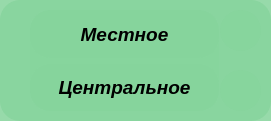
     <widget class="QFrame" name="frame_5">
      <property name="geometry">
       <rect>
        <x>930</x>
        <y>10</y>
        <width>271</width>
        <height>121</height>
       </rect>
      </property>
      <property name="styleSheet">
       <string notr="true">background-color: rgba(135, 212, 157,220); border-radius: 20</string>
      </property>
      <property name="frameShape">
       <enum>QFrame::StyledPanel</enum>
      </property>
      <property name="frameShadow">
       <enum>QFrame::Raised</enum>
      </property>
      <widget class="QLabel" name="label_44">
       <property name="geometry">
        <rect>
         <x>220</x>
         <y>10</y>
         <width>41</width>
         <height>41</height>
        </rect>
       </property>
       <property name="text">
        <string/>
       </property>
       <property name="pixmap">
        <pixmap resource="newprefix.qrc">:/newPrefix/png/blue-led-on.png</pixmap>
       </property>
       <property name="scaledContents">
        <bool>true</bool>
       </property>
      </widget>
      <widget class="QLabel" name="label_45">
       <property name="geometry">
        <rect>
         <x>220</x>
         <y>70</y>
         <width>41</width>
         <height>41</height>
        </rect>
       </property>
       <property name="text">
        <string/>
       </property>
       <property name="pixmap">
        <pixmap resource="newprefix.qrc">:/newPrefix/png/blue-led-on.png</pixmap>
       </property>
       <property name="scaledContents">
        <bool>true</bool>
       </property>
      </widget>
      <widget class="QWidget" name="layoutWidget">
       <property name="geometry">
        <rect>
         <x>30</x>
         <y>10</y>
         <width>189</width>
         <height>101</height>
        </rect>
       </property>
       <layout class="QVBoxLayout" name="verticalLayout_3">
        <item>
         <widget class="QLabel" name="label_42">
          <property name="font">
           <font>
            <family>Arial</family>
            <pointsize>14</pointsize>
            <weight>75</weight>
            <italic>true</italic>
            <bold>true</bold>
           </font>
          </property>
          <property name="styleSheet">
           <string notr="true">background-color: rgba(135, 212, 157,220); border-radius: 20</string>
          </property>
          <property name="text">
           <string>Местное</string>
          </property>
          <property name="alignment">
           <set>Qt::AlignCenter</set>
          </property>
         </widget>
        </item>
        <item>
         <widget class="QLabel" name="label_43">
          <property name="font">
           <font>
            <family>Arial</family>
            <pointsize>14</pointsize>
            <weight>75</weight>
            <italic>true</italic>
            <bold>true</bold>
           </font>
          </property>
          <property name="styleSheet">
           <string notr="true">background-color: rgba(135, 212, 157,220); border-radius: 20</string>
          </property>
          <property name="text">
           <string>Центральное</string>
          </property>
          <property name="alignment">
           <set>Qt::AlignCenter</set>
          </property>
         </widget>
        </item>
       </layout>
      </widget>
     </widget>
